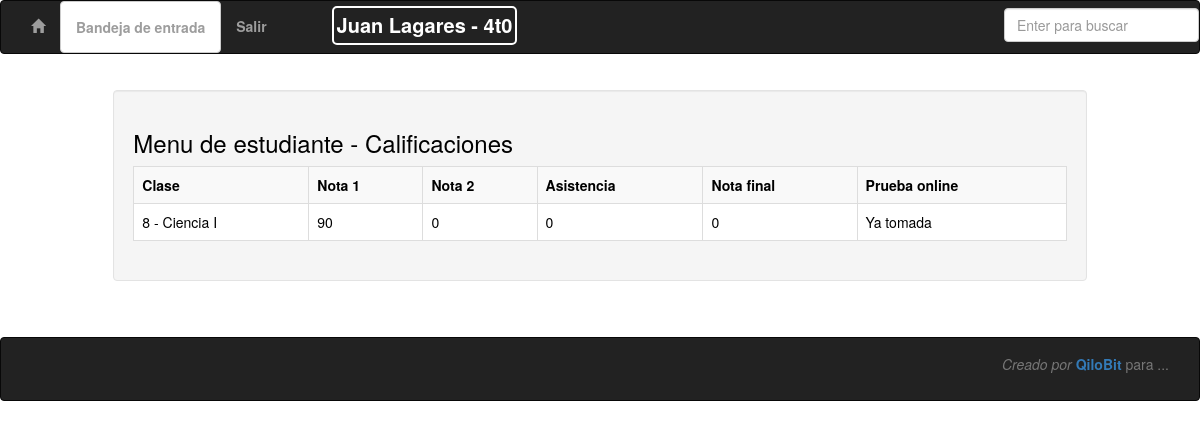
Screenshot of /vernotas.php (signed in) with the database file from the repository.
### tables this page shows
CREATE TABLE `calificacion` (
  `IdEstudiante` varchar(30) NOT NULL,
  `IdClase` varchar(60) NOT NULL,
  `Nota1` int(11) NOT NULL,
  `Nota2` int(11) NOT NULL,
  `Asistencia` int(11) NOT NULL,
  `NotaFinal` int(11) NOT NULL
);

CREATE TABLE `clase` (
  `ID` int(11) NOT NULL,
  `Maestro` varchar(40) NOT NULL,
  `Materia` varchar(60) NOT NULL,
  `Horario` varchar(45) NOT NULL,
  `Estudiantes` int(11) NOT NULL
);

### vernotas.php (the view, shortened to what this page needs)
<?php
include_once'plantilla.php';
class vernotas extends plantilla
{
	function __construct()
	{
    if(isset($_SESSION['USUARIO']) && $_SESSION['TIPO_USUARIO']=="Estudiante")
      {
            $this->CUERPO1();
      }
     else
      {
           echo "<h2>Acceso denegado</h2>";
           echo "<a href='index.php'>Ir al inicio</a>";
      }
	}
	function CUERPO1()
	{
?>
<div class="container">
      <div class="row">
      <div class="col-sm-1"></div>
      <div class="col-sm-10  well">
      <h3>Menu de estudiante - Calificaciones </h3>
      <?php $this->showCalificaciones();?>
      </div>
      <div class="col-sm-1"></div>
      </div>
</div>
<?php
	}
function showCalificaciones()
{
  $id = $_SESSION['ID_USUARIO'];
  $C = $this->getCon();
  $qry = sprintf("
SELECT
  calificacion.IdClase,
  calificacion.Nota1,
  calificacion.Nota2,
  calificacion.Asistencia,
  calificacion.NotaFinal
FROM
  calificacion
WHERE
  calificacion.IdEstudiante = %d",$id);
  $STM = $C->query($qry);
  if ($STM->num_rows > 0)
  {
?>
<table class="table table-striped table-bordered" style="background-color:#FFFFFF;width:100%;">
<tr>
  <th>Clase</th>
  <th>Nota 1</th>
  <th>Nota 2</th>
  <th>Asistencia</th>
  <th>Nota final</th>
  <th>Prueba online</th>
<?php
    while($row = $STM->fetch_assoc())
    {
    ?>
  <tr>
  <td><?php echo $this->getNomClase($row['IdClase']);?></td>
  <td><?php echo $row['Nota1'];?></td>
  <td><?php echo $row['Nota2'];?></td>
  <td><?php echo $row['Asistencia'];?></td>
  <td><?php echo $row['NotaFinal'];?></td>
  <?php
if (!$this->haytest())
        {
          echo "<td><a href='tomarprueba.php?claseid=".$row['IdClase']."'><b>Tomar prueba</b></a></td>";
        }else
        {
          echo "<td>Ya tomada</td>";
        }
?>
    <?php
    }
    echo "</table>";
  }
  else
  {
    echo "<h4>Aun no hay estudiantes inscritos en esta clase</h4>";
  }
}
function haytest()
{
  $D = false;
  $C = $this->getCon();
  $ST = $C->query(
    sprintf("SELECT ID_prueba FROM resultados_prueba WHERE ID_estudiante = %d",
      $_SESSION['ID_USUARIO']));
  if ($ST->num_rows > 0)
  {
     $D = true;
  }
  return $D;
}
function getNomClase($ide)
{
  $C = $this->getCon();
  $qry = sprintf("SELECT ID,Materia FROM clase WHERE ID = %d",$ide);
  $STM = $C->query($qry);
  $row = $STM->fetch_assoc();
  return $row["ID"]." - ".$row["Materia"];
}
}
new vernotas();
?>

### plantilla.php (style rules this page uses)
.container { padding: 16px; }
body,td,th { color: #000; }

### rows the page displays
calificacion: IdClase.Materia "8 - Ciencia I", Nota1 "90", Nota2 "0", Asistencia "0", NotaFinal "0"

### other values shown
$this->getNAME() "Juan Lagares - 4t0"
